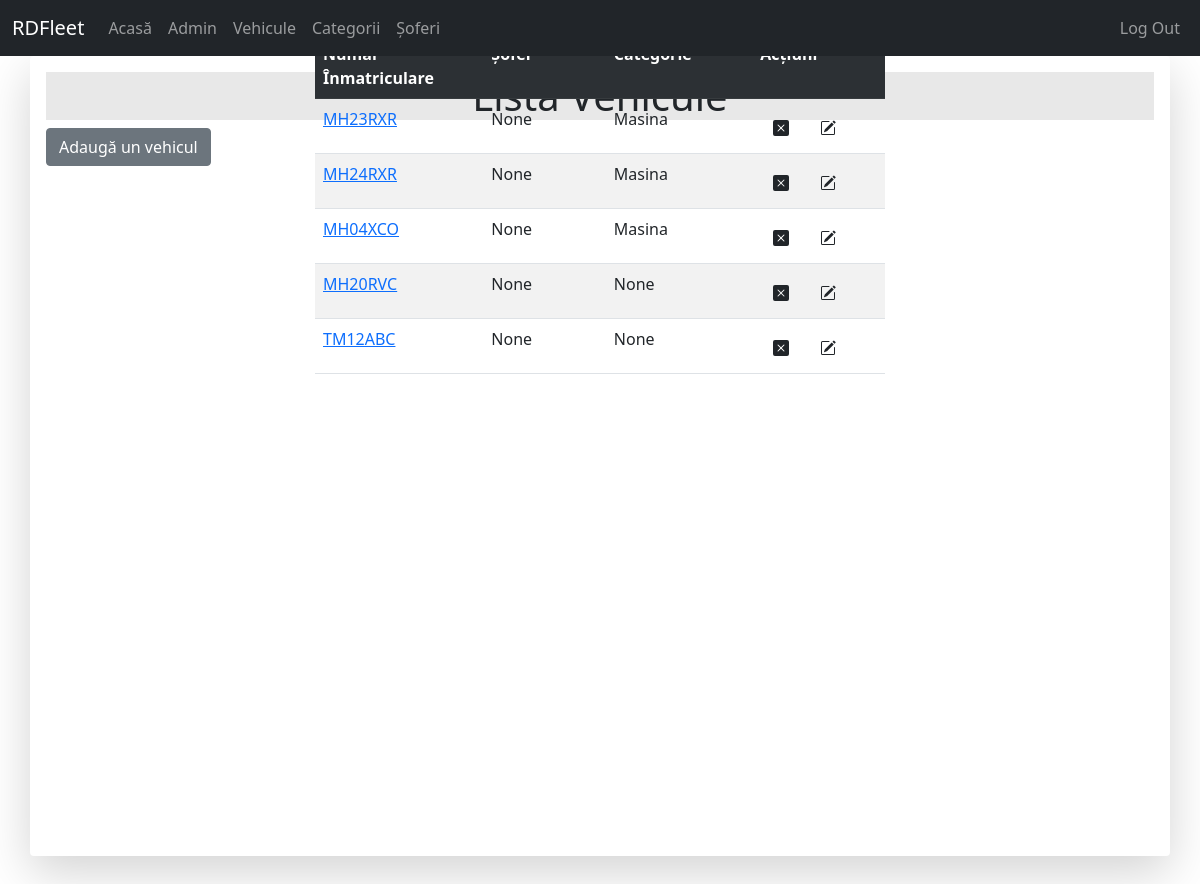
Screenshot of /vehicles/vehicle_list/ (signed in) with the database file from the repository.
### vehicles/models.py (models this page shows, shortened)
class Vehicle(models.Model):
	vehicle_plate = models.CharField(max_length = 10, unique = True, verbose_name = "Număr înmatriculare")
	vehicle_odometer = models.PositiveIntegerField(verbose_name = "Kilometraj")
	vehicle_itp = models.DateField(verbose_name = "ITP expiră la")
	vehicle_rca = models.DateField(verbose_name = "RCA expiră la")
	vehicle_last_service = models.PositiveIntegerField(verbose_name = "Ultimul service efectuat KM")
	vehicle_driver = models.ForeignKey(settings.AUTH_USER_MODEL, on_delete=models.SET_NULL, null = True, verbose_name = "Șoferul", blank = True)
	vehicle_category = models.ForeignKey(Category, on_delete=models.SET_NULL, null = True, verbose_name = "Categoria", blank = True)
	def get_absolute_url(self):
		return reverse("vehicle-detail-view", kwargs={"id":self.id})

class Category(models.Model):
	category_name = models.CharField(max_length = 50, unique = True, verbose_name = "Categorie")
	def __str__(self):
		return self.category_name

### vehicles/views.py (the view)
# urls.py: path('vehicle_list/', views.VehicleListView.as_view(), name='vehicle-list'),
class VehicleListView(View):
	template_name = 'vehicles/vehicle_list.html'
	def get_queryset(self):
		return Vehicle.objects.all()
	def get(self, request, *args, **kwargs):
		context = {'vehicle_list':self.get_queryset()}
		return render(request, self.template_name, context)

### vehicles/templates/vehicles/vehicle_list.html (shortened to what this page needs)
{% extends 'base.html' %}
{% block content %}
	<h1 style="background-color: rgb(232, 232, 232); text-align: center;">Listă Vehicule</h1>
	<div class="position-absolute start-50 translate-middle" style="top: 19.5%">
	<table class="table table-striped table-hover">
		<tr scope="row" class="table-dark">
			<th style="width: 250px;">Număr Înmatriculare</th>
			<th style="width: 250px;">Șofer</th>
			<th style="width: 250px;">Categorie</th>
			<th style="width: 250px;">Acțiuni</th>
		</tr>
		<tr scope="row">{% for vehicle in vehicle_list %}
			<td><a href="{{ vehicle.get_absolute_url }}">{{ vehicle.vehicle_plate }}</a></td>
			<td>{{ vehicle.vehicle_driver }}</td>
			<td>{{ vehicle.vehicle_category }}</td>
			<td>
				<a href="{{ vehicle.get_absolute_url }}delete" class="btn">
				</a>
				<a href="{{ vehicle.get_absolute_url}}update" class="btn">
				</a>
			</td>
		</tr>{% endfor %}
	</table>
	</div>
	<a href="{% url 'create-vehicle' %}" class='btn btn-secondary'>Adaugă un vehicul</a>
{% endblock %}

### templates/base.html (shortened to what this page needs)
<!DOCTYPE html>
<html>
<head>
{% load static %}
<link href="https://cdn.jsdelivr.net/npm/bootstrap@5.0.2/dist/css/bootstrap.min.css" rel="stylesheet">
<link rel="stylesheet" href="{% static 'style.css' %}">
</head>
<body>
{% if request.user.is_authenticated %}
  {% if request.user.is_superuser %}
    {% include 'navbar_admin.html' %}
  {% else %}
    {% include 'navbar.html' %}
  {% endif %}
  <div class="container position-relative shadow-lg p-3 mb-5 bg-body rounded" style="height: 100vh;">
    {% block content %}
    {% endblock %}
  </div>
{% endif %}
</body>
</html>

### templates/navbar_admin.html (shortened to what this page needs)
<nav class="navbar sticky-top navbar-expand-lg navbar-dark bg-dark ms-auto" style="display: flex; justify-content: flex-end;">
  <div class="container-fluid">
    <a class="navbar-brand" href="/">RDFleet</a>
    <div class="collapse navbar-collapse" id="navbarNavAltMarkup">
      <div class="navbar-nav">
        <a class="nav-link" href="{% url 'home' %}">Acasă</a>
        <a class="nav-link" href="/admin">Admin</a>
        <a class="nav-link" href="{% url 'vehicle-list' %}">Vehicule</a>
        <a class="nav-link" href="{% url 'category-list' %}">Categorii</a>
        <a class="nav-link" href="{% url 'user-list' %}">Șoferi</a>
      </div>
      <div class="navbar-nav ms-auto">
        <a class="nav-link float-right" href="{% url 'logout' %}">Log Out</a>
      </div>
    </div>
  </div>
</nav>

### static/style.css (style rules this page uses)
body { margin:0; height: 100%; }

### rows the page displays
Vehicle: vehicle_plate "MH23RXR", vehicle_driver "None", vehicle_category "Masina"
Vehicle: vehicle_plate "MH24RXR", vehicle_driver "None", vehicle_category "Masina"
Vehicle: vehicle_plate "MH04XCO", vehicle_driver "None", vehicle_category "Masina"
Vehicle: vehicle_plate "MH20RVC", vehicle_driver "None", vehicle_category "None"
Vehicle: vehicle_plate "TM12ABC", vehicle_driver "None", vehicle_category "None"
